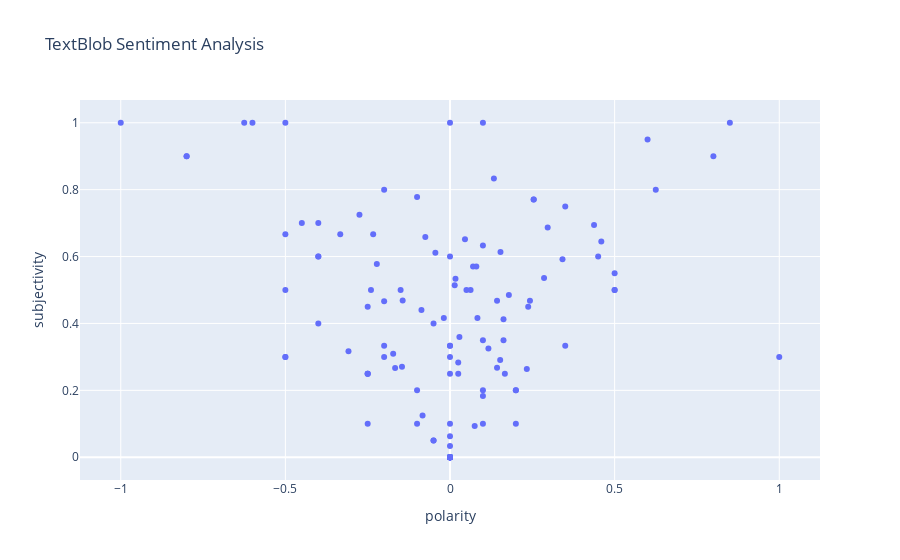

The code cell stored with this chart in its notebook:
### Code cell
fig.show()

### Figure 1 — Plotly figure (JSON) as saved in the notebook; plotly's stock layout.template omitted (floating-point values rounded to 4 significant figures; data arrays with more than 128 entries replaced by an {"elided": "..."} marker saying what was removed)
{"data": [{"customdata": {"elided": "148x1 str values"}, "hovertemplate": "polarity=%{x}<br>subjectivity=%{y}<br>Tweet=%{customdata[0]}<extra></extra>", "legendgroup": "", "marker": {"color": "#636efa", "symbol": "circle"}, "mode": "markers", "name": "", "orientation": "v", "showlegend": false, "type": "scatter", "x": {"elided": "148 float values"}, "xaxis": "x", "y": {"elided": "148 float values"}, "yaxis": "y"}], "layout": {"autosize": true, "legend": {"tracegroupgap": 0}, "title": {"text": "TextBlob Sentiment Analysis"}, "xaxis": {"anchor": "y", "autorange": true, "domain": [0, 1], "range": [-1.118, 1.118], "title": {"text": "polarity"}, "type": "linear"}, "yaxis": {"anchor": "x", "autorange": true, "domain": [0, 1], "range": [-0.08252, 1.083], "title": {"text": "subjectivity"}, "type": "linear"}}}
